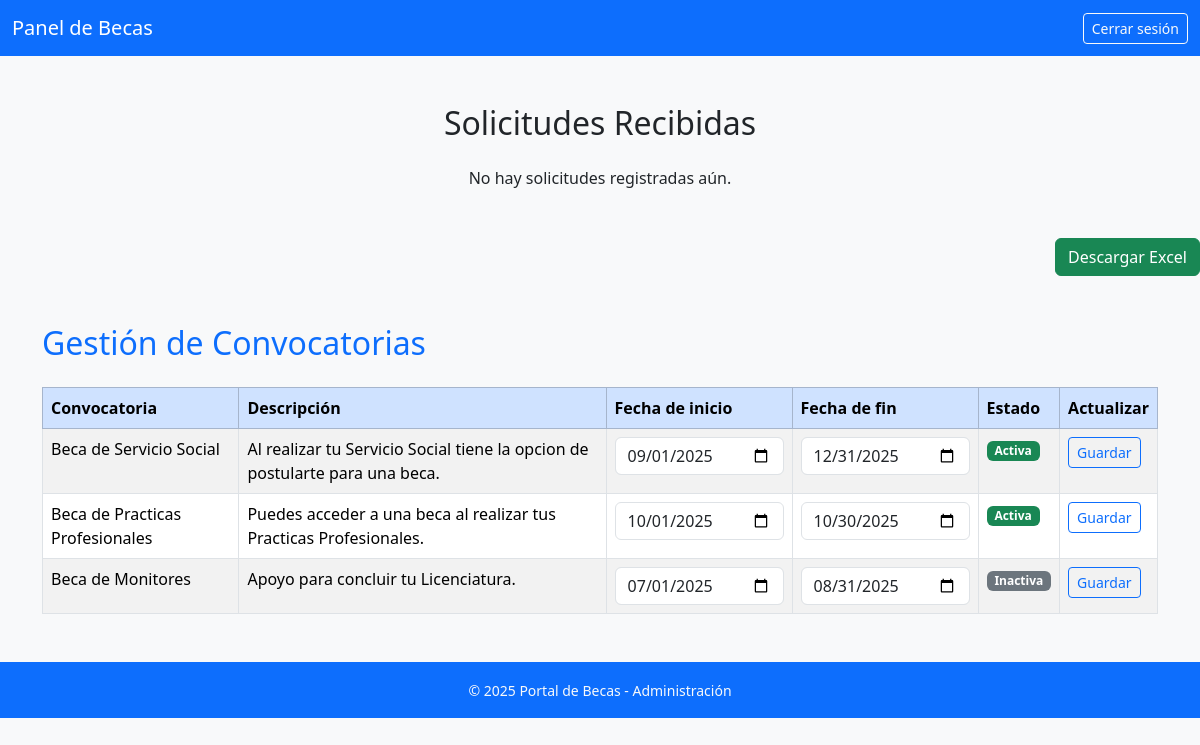
Screenshot of /admin/panel (signed in) with the database file from the repository.
### tables this page shows
CREATE TABLE convocatorias (
            id INTEGER PRIMARY KEY AUTOINCREMENT,
            nombre TEXT NOT NULL UNIQUE,
            descripcion TEXT,
            fecha_inicio TEXT,
            fecha_fin TEXT,
            activa INTEGER DEFAULT 0
        );

### routes/admin_routes.py (the view, shortened to what this page needs)
@admin_bp.route('/panel', methods=['GET', 'POST'])
def panel():
    if not session.get('admin'):
        flash("Debes iniciar sesión para acceder al panel.")
        return redirect(url_for('admin.login'))
    conexion = sqlite3.connect('becas.db')
    cursor = conexion.cursor()
    cursor.execute("SELECT * FROM solicitudes ORDER BY fecha_registro DESC")
    solicitudes = cursor.fetchall()
    cursor.execute("SELECT id, nombre, descripcion, fecha_inicio, fecha_fin FROM convocatorias")
    convocatorias = cursor.fetchall()
    conexion.close()
    now = datetime.now().strftime('%Y-%m-%d')
    return render_template('admin_panel.html',
                           solicitudes=solicitudes,
                           convocatorias=convocatorias,
                           now=now)

### templates/admin_panel.html (shortened to what this page needs)
<!DOCTYPE html>
<html lang="es">
<head>
  <link href="https://cdn.jsdelivr.net/npm/bootstrap@5.3.3/dist/css/bootstrap.min.css" rel="stylesheet">
</head>
<body class="bg-light">
<nav class="navbar navbar-expand-lg navbar-dark bg-primary">
  <div class="container-fluid">
    <a class="navbar-brand" href="#"> Panel de Becas</a>
    <div class="d-flex">
      <a href="{{ url_for('admin.logout') }}" class="btn btn-outline-light btn-sm">Cerrar sesión</a>
    </div>
  </div>
</nav>
<div class="container my-5">
  <h2 class="mb-4 text-center"> Solicitudes Recibidas</h2>
  {% if solicitudes %}
  <div class="table-responsive shadow">
    <table class="table table-striped table-hover align-middle">
      <thead class="table-primary">
        <tr>
          <th>ID</th>
          <th>Nombre</th>
          <th>Apellidos</th>
          <th>Matrícula</th>
          <th>Correo</th>
          <th>Teléfono</th>
          <th>NSS</th>
          <th>Carrera</th>
          <th>% Materias</th>
          <th>Fecha</th>
          <th>Estatus</th>
          <th>Acciones</th>
        </tr>
      </thead>
      <tbody>
        {% for s in solicitudes %}
        <tr>
          <td>{{ s[0] }}</td>
          <td>{{ s[1] }}</td>
          <td>{{ s[2] }}</td>
          <td>{{ s[3] }}</td>
          <td>{{ s[4] }}</td>
          <td>{{ s[6] }}</td>
          <td>{{ s[5] }}%</td>
          <td>{{ s[8] }}</td>
          <td>{{ s[9] }}</td>
          <td>
            <span class="badge
              {% if s[7] == 'Aprobada' %}bg-success
              {% elif s[7] == 'Rechazada' %}bg-danger
              {% else %}bg-secondary{% endif %}">
              {{ s[7] }}
            </span>
          </td>
          <td>
            <form action="{{ url_for('admin.actualizar', id=s[0]) }}" method="POST" class="d-flex gap-2">
              <select name="estatus" class="form-select form-select-sm" required>
                <option value="En revisión" {% if s[7] == 'En revisión' %}selected{% endif %}>En revisión</option>
                <option value="Aprobada" {% if s[7] == 'Aprobada' %}selected{% endif %}>Aprobada</option>
                <option value="Rechazada" {% if s[7] == 'Rechazada' %}selected{% endif %}>Rechazada</option>
              </select>
              <button class="btn btn-sm btn-primary">Guardar</button>
            </form>
          </td>
        </tr>
        {% endfor %}
      </tbody>
    </table>
  </div>
  {% else %}
    <p class="text-center mt-4">No hay solicitudes registradas aún.</p>
  {% endif %}
</div>
<div class="text-end mb-3">
  <a href="{{ url_for('admin.descargar_excel') }}" class="btn btn-success">
    Descargar Excel
  </a>
</div>
<div class="container my-5">
  <h2 class="text-primary mb-4">Gestión de Convocatorias</h2>
  <table class="table table-bordered table-striped">
    <thead class="table-primary">
      <tr>
        <th>Convocatoria</th>
        <th>Descripción</th>
        <th>Fecha de inicio</th>
        <th>Fecha de fin</th>
        <th>Estado</th>
        <th>Actualizar</th>
      </tr>
    </thead>
    <tbody>
      {% for c in convocatorias %}
      <tr>
        <form action="{{ url_for('admin.panel') }}" method="POST">
          <td>{{ c[1] }}</td>
          <td>{{ c[2] }}</td>
          <td><input type="date" class="form-control" name="fecha_inicio" value="{{ c[3] or '' }}"></td>
          <td><input type="date" class="form-control" name="fecha_fin" value="{{ c[4] or '' }}"></td>
          <td>
            {% if c[3] and c[4] %}
              {% if c[3] <= now <= c[4] %}
                <span class="badge bg-success">Activa</span>
              {% else %}
                <span class="badge bg-secondary">Inactiva</span>
              {% endif %}
            {% else %}
              <span class="badge bg-warning text-dark">Sin fechas</span>
            {% endif %}
          </td>
          <td><button class="btn btn-sm btn-outline-primary">Guardar</button></td>
        </form>
      </tr>
      {% endfor %}
    </tbody>
  </table>
</div>
<footer class="bg-primary text-light text-center py-3 mt-5">
  <small>© 2025 Portal de Becas - Administración</small>
</footer>
</body>
</html>

### rows the page displays
convocatorias: nombre "Beca de Servicio Social", descripcion "Al realizar tu Servicio Social tiene la opcion de postularte para una beca.", fecha_inicio "09/01/2025", fecha_fin "12/31/2025", shows "Activa"
convocatorias: nombre "Beca de Practicas Profesionales", descripcion "Puedes acceder a una beca al realizar tus Practicas Profesionales.", fecha_inicio "10/01/2025", fecha_fin "10/30/2025", shows "Activa"
convocatorias: nombre "Beca de Monitores", descripcion "Apoyo para concluir tu Licenciatura.", fecha_inicio "07/01/2025", fecha_fin "08/31/2025", shows "Inactiva"
